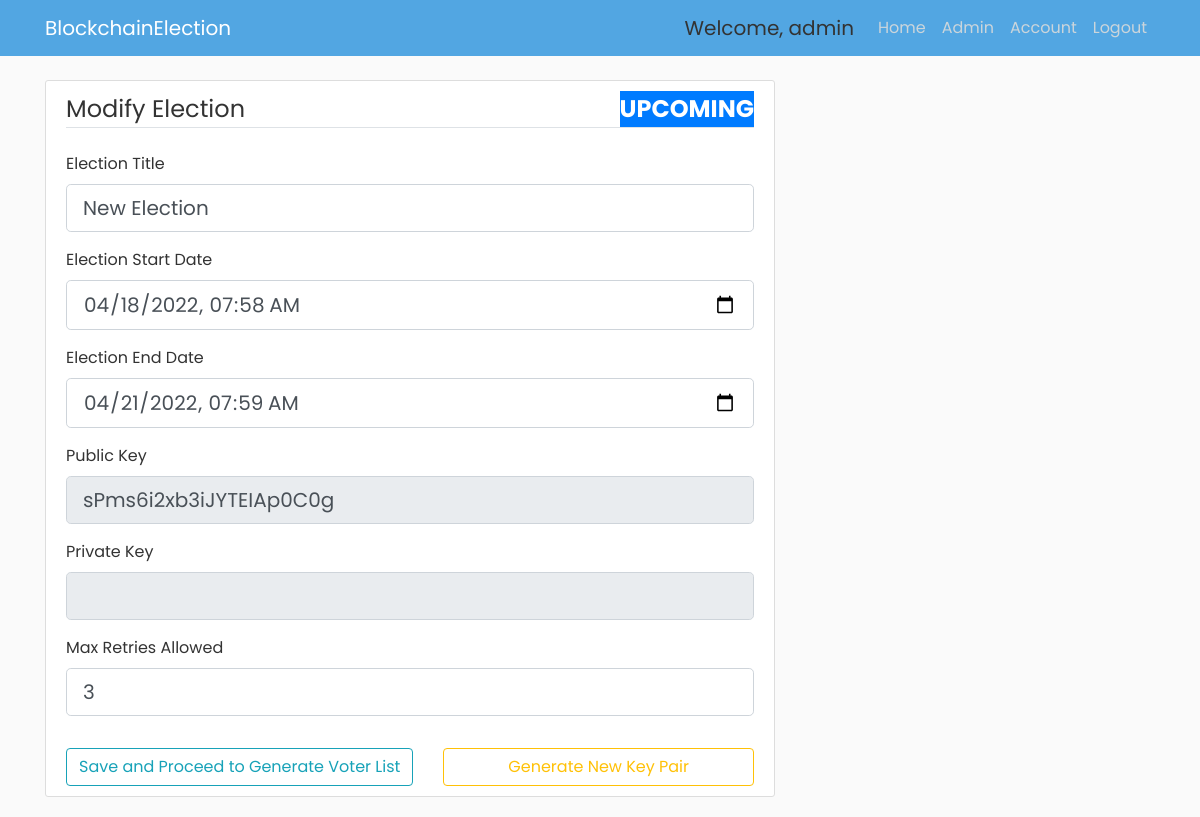
Page /election/E3/view (signed in) on the earlier database version.
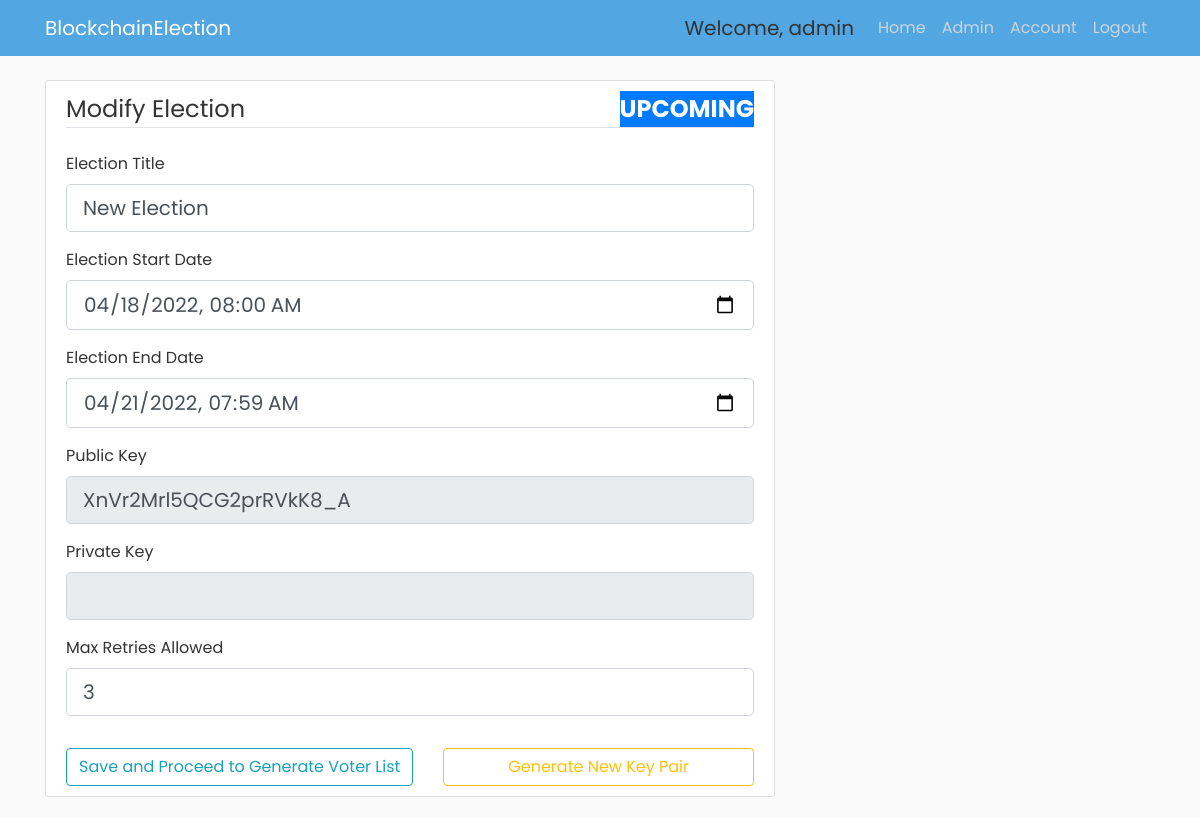
Same page on the later database version.
### app/models.py (models this page shows, shortened)
class Voter(db.Model, UserMixin):
    id = db.Column(db.Integer, primary_key=True)
    cin = db.Column(db.String(30), unique=True, nullable=False)
    name = db.Column(db.String(255), nullable=False)
    email = db.Column(db.String(30), unique=True, nullable=False)
    dept = db.Column(db.String(4), db.ForeignKey('department.dept_code'), nullable=False)
    imagefile = db.Column(db.String(20), nullable=False, default='default.jpg')
    password = db.Column(db.String(60), nullable=False)
    join_year = db.Column(db.Integer, nullable=False, default=2016)
    is_admin = db.Column(db.Boolean, default=False, nullable=False)

class Election(db.Model):
    election_id = db.Column(db.String(5), primary_key=True, nullable=False)
    election_title = db.Column(db.String(255), nullable=False)
    create_date = db.Column(db.DateTime, nullable=False, default=datetime.utcnow)
    start_date = db.Column(db.DateTime, nullable=False, default=datetime.utcnow)
    end_date = db.Column(db.DateTime, db.CheckConstraint("end_date > start_date"), nullable=False)
    public_key = db.Column(db.String(255), nullable=False, unique=True)
    max_attempt = db.Column(db.Integer, nullable=False, default=3)
    election_state = db.Column(db.String(30), db.CheckConstraint("election_state in ('upcoming', 'ongoing', 'over', 'past')"))
    results_published = db.Column(db.Boolean, nullable=False, default=False)

### app/routes.py (the view, shortened to what this page needs)
@app.route("/election/<id>/view", methods=['GET', 'POST'])
@login_required
def view_election(id):
    curr_election = Election.query.where(Election.election_id==id).first()
    if curr_election.election_state == 'upcoming':
        bg_color_election_state = "bg-primary"
    elif curr_election.election_state == 'ongoing':
        bg_color_election_state = "bg-warning"
    elif curr_election.election_state == "over":
        bg_color_election_state = "bg-info"
    elif curr_election.election_state == "past":
        bg_color_election_state = "bg-success"
    if current_user.is_admin and curr_election.election_state == 'upcoming':
        form = NewElectionForm(obj=curr_election)
        if form.validate_on_submit():
            if form.submit.data:
                curr_election.election_title = form.election_title.data
                curr_election.start_date=form.start_date.data
                curr_election.max_attempt=form.max_attempt.data
                curr_election.public_key=form.public_key.data
                db.session.commit()
                flash('Election Modified Successfully!', 'success')
                return redirect(url_for('home'))
            elif form.generate_keys.data:
                form.public_key.data = secrets.token_urlsafe(16)
                form.private_key.data = secrets.token_urlsafe(16)
                return render_template("modify_election.html", bg_color_election_state=bg_color_election_state, election_state=curr_election.election_state, title="Modify Election", form=form)
        else:
            return render_template("modify_election.html", bg_color_election_state=bg_color_election_state, election_state=curr_election.election_state,title="Modify Election", form=form)
    elif curr_election.election_state == 'past':
        return "Summary page"
    elif not current_user.is_admin and curr_election.election_state == 'upcoming':
        start_date = curr_election.start_date
        election_title = curr_election.election_title
        return "Election will start shortly. Please come back later"
    elif not current_user.is_admin and curr_election.election_state == 'ongoing':
        return "Click here to go to voting page"
    elif not current_user.is_admin and curr_election.election_state == 'over':
        return "Results are yet to be published"

### app/forms.py (shortened to what this page needs)
class NewElectionForm(FlaskForm):
    election_title = StringField('Election Title', validators=[DataRequired()])
    start_date = DateTimeLocalField('Election Start Date', default=datetime.now, format='%Y-%m-%dT%H:%M', validators=[DataRequired()])
    end_date = DateTimeLocalField('Election End Date', format='%Y-%m-%dT%H:%M', validators=[DataRequired()])
    public_key = StringField('Public Key', render_kw={'readonly': True})
    private_key = StringField('Private Key', render_kw={'readonly': True})
    max_attempt = IntegerField('Max Retries Allowed', validators=[DataRequired(), NumberRange(min=3, max=10)])
    submit = SubmitField('Save and Proceed to Generate Voter List')
    generate_keys = SubmitField('Generate New Key Pair')
    home = SubmitField("Home")
    end_election = SubmitField("End Election")
    start_counting = SubmitField("Start Counting Process")

### app/models.py (called while the page is built)
@login_manager.user_loader
def load_user(user_id):
    return Voter.query.get(int(user_id))

### app/templates/modify_election.html (shortened to what this page needs)
{% extends "admin_base.html" %}
{% block content %}
<div class="content-section">
    <form action="" method="POST">
      <fieldset class="form-group">
        <legend class="border-bottom mb-4">Modify Election
          <span class="{{ bg_color_election_state }} font-weight-bold text-white float-right">{{ election_state|upper  }}</span>
        </legend>
        <div class="form-group">
          {{ form.election_title.label(class="form-control-label") }}
          {% if form.election_title.errors%}
            {{ form.election_title(class="form-control form-control-lg is-invalid") }}
            <div class="invalid-feedback">
              {% for error in form.election_title.errors %}
              <span>{{ error }}</span>
              {% endfor %}
            </div>
          {% else %}
            {{ form.election_title(class="form-control form-control-lg") }}
            {% endif %}
        </div>
        <div class="form-group mt-2">
          {{ form.start_date.label(class="form-control-label") }}
          {% if form.start_date.errors %}
            {{ form.start_date(class="datetime form-control form-control-lg is-invalid") }}
            <div class="invalid-feedback">
              {% for error in form.start_date.errors %}
              <span>{{ error }}</span>
              {% endfor %}
            </div>
          {% else %}
          {{ form.start_date(class="datetime form-control form-control-lg") }}
          {% endif %}
        </div>
        <div class="form-group mt-2">
          {{ form.end_date.label(class="form-control-label") }}
          {% if form.end_date.errors %}
            {{ form.end_date(class="datetime form-control form-control-lg is-invalid") }}
            <div class="invalid-feedback">
              {% for error in form.end_date.errors %}
              <span>{{ error }}</span>
              {% endfor %}
            </div>
          {% else %}
            {{ form.end_date(class="datetime form-control form-control-lg") }}
          {% endif %}
        </div>
        <div class="form-group mt-2">
          {{ form.public_key.label(class="form-control-label") }}
          {% if form.public_key.errors %}
            {{ form.public_key(class="form-control form-control-lg is-invalid") }}
            <div class="invalid-feedback">
              {% for error in form.public_key.errors %}
              <span>{{ error }}</span>
              {% endfor %}
            </div>
          {% else %}
            {{ form.public_key(class="form-control form-control-lg form-control") }}
          {% endif %}
        </div>
        <div class="form-group mt-2">
          {{ form.private_key.label(class="form-control-label") }}
          {% if form.private_key.errors %}
            {{ form.private_key(class="form-control form-control-lg is-invalid") }}
            <div class="invalid-feedback">
              {% for error in form.private_key.errors %}
              <span>{{ error }}</span>
              {% endfor %}
            </div>
          {% else %}
            {{ form.private_key(class="form-control form-control-lg") }}
            {% endif %}
        </div>
        <div class="form-group mt-2">
          {{ form.max_attempt.label(class="form-control-label") }}
          {% if form.max_attempt.errors %}
            {{ form.max_attempt(class="form-control form-control-lg is-invalid") }}
            <div class="invalid-feedback">
              {% for error in form.max_attempt.errors %}
              <span>{{ error }}</span>
              {% endfor %}
            </div>
          {% else %}
            {{ form.max_attempt(class="form-control form-control-lg") }}
            {% endif %}
        </div>
      </fieldset>
      <div class="row">
        {% if election_state == "upcoming" %}
          <div class="col">
            {{ form.submit(class="btn btn-outline-info btn-block") }}
          </div>
          <div class="col">
            {{ form.generate_keys(class="btn btn-outline-warning btn-block") }}
          </div>
        {% elif election_state == "over" %}
          <div class="col">
            {{ form.start_counting(class="btn btn-outline-info btn-block") }}
          </div>
        {% endif %}
      </div>
    </form>
  </div>
{% endblock content %}

### app/templates/admin_base.html (shortened to what this page needs)
<!DOCTYPE html>
<html lang="en">
  <head>
    <link rel="stylesheet" href="https://maxcdn.bootstrapcdn.com/bootstrap/4.0.0/css/bootstrap.min.css">
    <link rel="stylesheet" type="text/css" href="{{ url_for('static', filename='main.css') }}">
  </head>
  <body>
    {% include "navbar.html" %}
    <main role="main" class="container">
        <div class="row">
          <div class="col-md-8">
            {% block content %}
            {% endblock %}
          </div>
        </div>
      </main>
    </body>
  </html>

### app/templates/navbar.html (shortened to what this page needs)
<header class="site-header">
  <nav class="navbar navbar-expand-md navbar-dark bg-steel fixed-top">
    <div class="container">
      <a class="navbar-brand mr-4" href="{{ url_for('index2') }}">BlockchainElection</a>
      <div class="collapse navbar-collapse" id="navbarToggle">
        <div class="navbar-nav ml-auto">
          {% if current_user.is_admin %}
          <a class="navbar-brand disabled ml-2" style="cursor: default;">Welcome, {{ current_user.cin }}</a>
          <a class="nav-item nav-link" href="{{ url_for('home') }}">Home</a>
          <a class="nav-item nav-link" href="{{ url_for('admin') }}">Admin</a>
          <a class="nav-item nav-link" href="{{ url_for('account') }}">Account</a>
          <a class="nav-item nav-link" href="{{ url_for('logout') }}">Logout</a>
          {% else %}
            <a class="nav-item nav-link" href="{{ url_for('login') }}">Login</a>
            <a class="nav-item nav-link" href="{{ url_for('register') }}">Register</a>
          {% endif %}
        </div>
      </div>
    </div>
  </nav>
</header>

### app/static/main.css (style rules this page uses)
body { background: #fafafa; color: #333333; margin-top: 5rem; font-family: "Poppins", sans-serif; }
.bg-steel { background-color: #52a6e2; }
.site-header .navbar-nav .nav-link { color: #cbd5db; }
.content-section { background: #ffffff; padding: 10px 20px; border: 1px solid #dddddd; border-radius: 3px; margin-bottom: 20px; }

Differences in the rows shown:
changed Election "UPCOMING": start_date "04/18/2022 07:58" → "04/18/2022 08:00"; public_key "sPms6i2xb3iJYTEIAp0C0g" → "XnVr2Mrl5QCG2prRVkK8_A"
